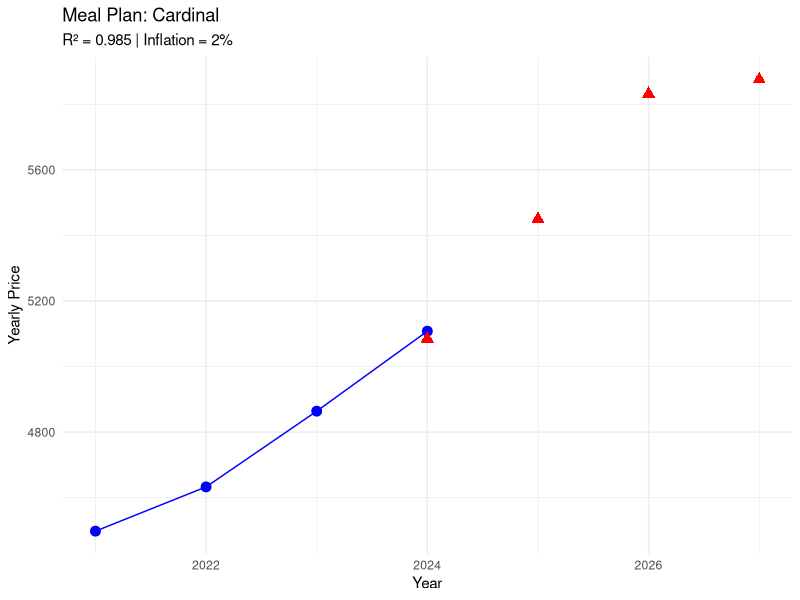

Recreate this plot in R.
library(readr)
library(dplyr)
library(ggplot2)

#-------------------------------
# Load & Prepare Meal Plan Data
#-------------------------------
load_meal_data <- function() {
  meal_prices <- read_csv("../../data_folder/transformed_data/Clean_Meal_Plan_Prices.csv")
  combined_data <- read_csv("../../data_folder/clean/CurrentDiningData.csv")
  regents <- read.csv("../../data_folder/clean/CleanRegents.csv")

  
  fall_2024_meal_plans <- unique(combined_data$Meal.Plan.Description)
  
  meal_prices %>%
    filter(Meal.Plan.Description %in% fall_2024_meal_plans,
           grepl("Fall", Term.Session.Description),
           !is.na(Price.Year)) %>%
    mutate(Year = as.numeric(gsub("Fall ", "", Term.Session.Description))) %>%
    dplyr::select(Meal.Plan.Description, Year, Price.Year)
}

run_price_model <- function(selected_plans = NULL, years_ahead = 4) {
  
  data <- load_meal_data()
  # Get the last available year in the data:
  current_max <- max(data$Year, na.rm = TRUE)
  # Create a sequence of future years (for example, if current_max is 2023 and years_ahead is 4, then future_years: 2024,2025,2026,2027)
  future_years <- seq(current_max + 1, current_max + years_ahead)
  
  # For simplicity, use a fixed inflation rate for each future year (this can be adjusted if desired)
  inflation_rate <- rep(0.03, length(future_years))
  
  results <- predict_and_plot_prices(data, future_years, inflation_rate)
  
  # If the user selected specific meal plans, filter the results to only include those:
  if (!is.null(selected_plans)) {
    results$plots <- results$plots[selected_plans]
    results$predictions <- results$predictions[results$predictions$Meal.Plan.Description %in% selected_plans, ]
  }
  
  return(results)
}

predict_and_plot_prices <- function(data, future_years, inflation_rate = 0) {
  future_df <- data.frame(Year = future_years)
  predictions <- data.frame()
  plot_list <- list()
  
  for (plan in unique(data$Meal.Plan.Description)) {
    plan_data <- filter(data, Meal.Plan.Description == plan)
    
    if (nrow(plan_data) > 1) {
      model <- lm(Price.Year ~ Year, data = plan_data)
      raw_preds <- predict(model, newdata = future_df)
      
      last_year <- max(plan_data$Year)
      n_years <- future_years - last_year
      
      # Apply inflation adjustment (if any)
      adjusted_preds <- raw_preds * (1 + inflation_rate)^n_years
      
      r2 <- summary(model)$r.squared
      
      pred_df <- data.frame(
        Meal.Plan.Description = plan,
        Year = future_years,
        Predicted.Price = raw_preds,
        Inflation.Rate = inflation_rate,
        Adjusted.Price = adjusted_preds,
        R2 = r2
      )
      
      predictions <- bind_rows(predictions, pred_df)
      
      # Combine for plotting
      combined_plot_data <- bind_rows(
        mutate(plan_data, Type = "Historical"),
        mutate(pred_df, Price.Year = Adjusted.Price, Type = "Predicted") %>%
          dplyr::select(Meal.Plan.Description, Year, Price.Year, Type)
      )
      
      # Plot
      p <- ggplot() +
        geom_point(data = filter(combined_plot_data, Type == "Historical"),
                   aes(x = Year, y = Price.Year), color = "blue", size = 3) +
        geom_line(data = filter(combined_plot_data, Type == "Historical"),
                  aes(x = Year, y = Price.Year), color = "blue") +
        geom_point(data = filter(combined_plot_data, Type == "Predicted"),
                   aes(x = Year, y = Price.Year), color = "red", size = 3, shape = 17) +
        labs(title = paste("Meal Plan:", plan),
             subtitle = paste("R² =", round(r2, 3), "| Inflation =", paste0(inflation_rate * 100, "%")),
             y = "Yearly Price", x = "Year") +
        theme_minimal()
      
      plot_list[[plan]] <- p
    }
  }
  
  return(list(predictions = predictions, plots = plot_list))
}

#-------------------------------
# Run Prediction with Inflation
#-------------------------------
# Load data
data <- load_meal_data()

# Set parameters
future_years <- c(2024,2025,2026,2027)
inflation_rate <- c(0.02,0.03,0.03,0.01)  # 3% annual inflation

# Get results
result <- predict_and_plot_prices(data, future_years, inflation_rate)

# View predictions
#print(result$predictions)

# View one plot
print(result$plots[["Cardinal"]])




